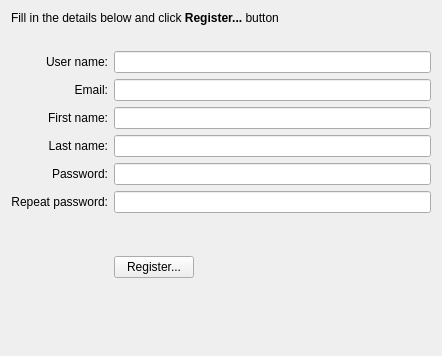
<?xml version="1.0" encoding="UTF-8"?>
<ui version="4.0">
 <class>RegisterWidget</class>
 <widget class="QWidget" name="RegisterWidget">
  <property name="geometry">
   <rect>
    <x>0</x>
    <y>0</y>
    <width>442</width>
    <height>356</height>
   </rect>
  </property>
  <property name="windowTitle">
   <string>Create account</string>
  </property>
  <layout class="QVBoxLayout" name="verticalLayout">
   <item>
    <widget class="QLabel" name="label_5">
     <property name="text">
      <string>Fill in the details below and click &lt;b&gt;Register...&lt;/b&gt; button</string>
     </property>
     <property name="wordWrap">
      <bool>true</bool>
     </property>
    </widget>
   </item>
   <item>
    <spacer name="verticalSpacer_2">
     <property name="orientation">
      <enum>Qt::Vertical</enum>
     </property>
     <property name="sizeType">
      <enum>QSizePolicy::Fixed</enum>
     </property>
     <property name="sizeHint" stdset="0">
      <size>
       <width>20</width>
       <height>20</height>
      </size>
     </property>
    </spacer>
   </item>
   <item>
    <layout class="QGridLayout" name="gridLayout">
     <item row="0" column="0">
      <widget class="QLabel" name="label">
       <property name="text">
        <string>User name:</string>
       </property>
       <property name="alignment">
        <set>Qt::AlignRight|Qt::AlignTrailing|Qt::AlignVCenter</set>
       </property>
       <property name="buddy">
        <cstring>userEdit</cstring>
       </property>
      </widget>
     </item>
     <item row="0" column="1">
      <widget class="KLineEdit" name="userEdit"/>
     </item>
     <item row="1" column="0">
      <widget class="QLabel" name="label_2">
       <property name="text">
        <string>Email:</string>
       </property>
       <property name="alignment">
        <set>Qt::AlignRight|Qt::AlignTrailing|Qt::AlignVCenter</set>
       </property>
       <property name="buddy">
        <cstring>mailEdit</cstring>
       </property>
      </widget>
     </item>
     <item row="1" column="1">
      <widget class="KLineEdit" name="mailEdit"/>
     </item>
     <item row="4" column="0">
      <widget class="QLabel" name="label_3">
       <property name="text">
        <string>Password:</string>
       </property>
       <property name="alignment">
        <set>Qt::AlignRight|Qt::AlignTrailing|Qt::AlignVCenter</set>
       </property>
       <property name="buddy">
        <cstring>passwordEdit</cstring>
       </property>
      </widget>
     </item>
     <item row="4" column="1">
      <widget class="KLineEdit" name="passwordEdit">
       <property name="passwordMode">
        <bool>true</bool>
       </property>
      </widget>
     </item>
     <item row="5" column="0">
      <widget class="QLabel" name="label_4">
       <property name="text">
        <string>Repeat password:</string>
       </property>
       <property name="alignment">
        <set>Qt::AlignRight|Qt::AlignTrailing|Qt::AlignVCenter</set>
       </property>
       <property name="buddy">
        <cstring>passwordRepeatEdit</cstring>
       </property>
      </widget>
     </item>
     <item row="5" column="1">
      <widget class="KLineEdit" name="passwordRepeatEdit">
       <property name="passwordMode">
        <bool>true</bool>
       </property>
      </widget>
     </item>
     <item row="2" column="0">
      <widget class="QLabel" name="label_6">
       <property name="text">
        <string>First name:</string>
       </property>
       <property name="alignment">
        <set>Qt::AlignRight|Qt::AlignTrailing|Qt::AlignVCenter</set>
       </property>
      </widget>
     </item>
     <item row="2" column="1">
      <widget class="QLineEdit" name="firstNameEdit"/>
     </item>
     <item row="3" column="0">
      <widget class="QLabel" name="label_7">
       <property name="text">
        <string>Last name:</string>
       </property>
       <property name="alignment">
        <set>Qt::AlignRight|Qt::AlignTrailing|Qt::AlignVCenter</set>
       </property>
      </widget>
     </item>
     <item row="3" column="1">
      <widget class="QLineEdit" name="lastNameEdit"/>
     </item>
     <item row="7" column="1">
      <layout class="QHBoxLayout" name="horizontalLayout_3">
       <item>
        <widget class="QLabel" name="iconLabel">
         <property name="sizePolicy">
          <sizepolicy hsizetype="Maximum" vsizetype="Preferred">
           <horstretch>0</horstretch>
           <verstretch>0</verstretch>
          </sizepolicy>
         </property>
         <property name="minimumSize">
          <size>
           <width>16</width>
           <height>16</height>
          </size>
         </property>
         <property name="alignment">
          <set>Qt::AlignHCenter|Qt::AlignTop</set>
         </property>
        </widget>
       </item>
       <item>
        <widget class="QLabel" name="infoLabel">
         <property name="text">
          <string/>
         </property>
         <property name="wordWrap">
          <bool>true</bool>
         </property>
        </widget>
       </item>
      </layout>
     </item>
     <item row="8" column="1">
      <layout class="QHBoxLayout" name="horizontalLayout">
       <item>
        <widget class="QPushButton" name="registerButton">
         <property name="text">
          <string>Register...</string>
         </property>
        </widget>
       </item>
       <item>
        <spacer name="horizontalSpacer">
         <property name="orientation">
          <enum>Qt::Horizontal</enum>
         </property>
         <property name="sizeHint" stdset="0">
          <size>
           <width>40</width>
           <height>20</height>
          </size>
         </property>
        </spacer>
       </item>
      </layout>
     </item>
     <item row="6" column="0" colspan="2">
      <spacer name="verticalSpacer_3">
       <property name="orientation">
        <enum>Qt::Vertical</enum>
       </property>
       <property name="sizeType">
        <enum>QSizePolicy::Fixed</enum>
       </property>
       <property name="sizeHint" stdset="0">
        <size>
         <width>20</width>
         <height>15</height>
        </size>
       </property>
      </spacer>
     </item>
    </layout>
   </item>
   <item>
    <spacer name="verticalSpacer_4">
     <property name="orientation">
      <enum>Qt::Vertical</enum>
     </property>
     <property name="sizeType">
      <enum>QSizePolicy::Fixed</enum>
     </property>
     <property name="sizeHint" stdset="0">
      <size>
       <width>20</width>
       <height>20</height>
      </size>
     </property>
    </spacer>
   </item>
   <item>
    <spacer name="verticalSpacer">
     <property name="orientation">
      <enum>Qt::Vertical</enum>
     </property>
     <property name="sizeHint" stdset="0">
      <size>
       <width>20</width>
       <height>29</height>
      </size>
     </property>
    </spacer>
   </item>
  </layout>
 </widget>
 <customwidgets>
  <customwidget>
   <class>KLineEdit</class>
   <extends>QLineEdit</extends>
   <header>klineedit.h</header>
  </customwidget>
 </customwidgets>
 <tabstops>
  <tabstop>userEdit</tabstop>
  <tabstop>mailEdit</tabstop>
  <tabstop>firstNameEdit</tabstop>
  <tabstop>lastNameEdit</tabstop>
  <tabstop>passwordEdit</tabstop>
  <tabstop>passwordRepeatEdit</tabstop>
 </tabstops>
 <resources/>
 <connections/>
</ui>
